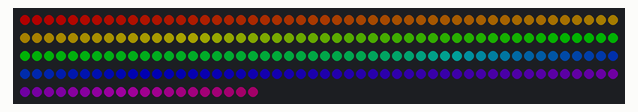
This sketch was run on a simulated ESP8266 (NodeMCU). Parts: 220 RGB LEDs in strip order, left to right, continuing on the next row. Dim RGB values are drawn brighter than linear.

Above: at 0.16 s.
At 4.7 s:
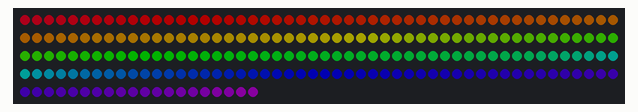
At 9.55 s:
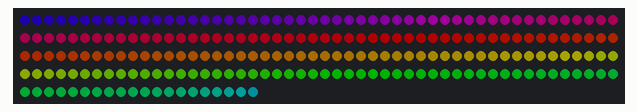
At 20.15 s:
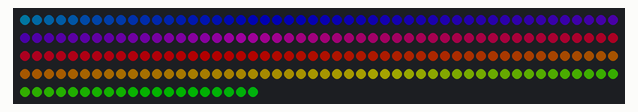
At 30.14 s:
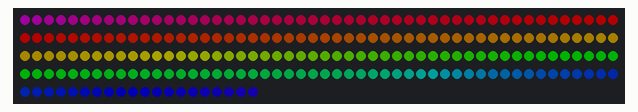
At 39.84 s:
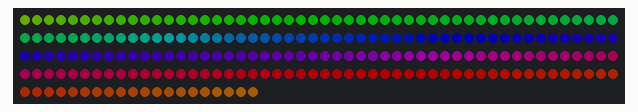

The sketch:

rainbowWave.ino
```cpp
#define FASTLED_ESP8266_RAW_PIN_ORDER

#include <FastLED.h>

#define LED_PIN     13
#define CHIPSET WS2812
#define NUM_LEDS    220

#define BRIGHTNESS 100
CRGB leds[NUM_LEDS];

#define BRIGHTNESS 122   /* Control the brightness of your leds */
#define SATURATION 255   /* Control the saturation of your leds */

void setup() {
  Serial.begin(9600);

//  pinMode(LED_PIN, OUTPUT);
  FastLED.setBrightness(255);
//  FastLED.addLeds<WS2812, LED_PIN, GRB>(leds, NUM_LEDS);
  FastLED.addLeds<WS2812, D1, GRB>(leds, NUM_LEDS);


}

void loop() {
  for (int j = 0; j < 255; j++) {
    for (int i = 0; i < NUM_LEDS; i++) {
      leds[i] = CHSV(i - (j * 2), SATURATION, BRIGHTNESS); /* The higher the value 4 the less fade there is and vice versa */
    }
    FastLED.show();
    delay(5); /* Change this to your hearts desire, the lower the value the faster your colors move (and vice versa) */
  }
}
```
